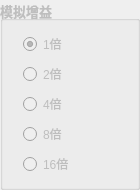
           <widget class="QGroupBox" name="m_analogGain">
            <property name="enabled">
             <bool>false</bool>
            </property>
            <property name="minimumSize">
             <size>
              <width>130</width>
              <height>0</height>
             </size>
            </property>
            <property name="maximumSize">
             <size>
              <width>140</width>
              <height>16777215</height>
             </size>
            </property>
            <property name="font">
             <font>
              <pointsize>10</pointsize>
              <weight>75</weight>
              <bold>true</bold>
             </font>
            </property>
            <property name="title">
             <string>模拟增益</string>
            </property>
            <layout class="QVBoxLayout" name="verticalLayout_4">
             <property name="leftMargin">
              <number>20</number>
             </property>
             <item>
              <widget class="QRadioButton" name="m_1">
               <property name="font">
                <font>
                 <pointsize>9</pointsize>
                 <weight>50</weight>
                 <bold>false</bold>
                </font>
               </property>
               <property name="layoutDirection">
                <enum>Qt::LeftToRight</enum>
               </property>
               <property name="text">
                <string>1倍</string>
               </property>
               <property name="checked">
                <bool>true</bool>
               </property>
              </widget>
             </item>
             <item>
              <widget class="QRadioButton" name="m_2">
               <property name="font">
                <font>
                 <pointsize>9</pointsize>
                 <weight>50</weight>
                 <bold>false</bold>
                </font>
               </property>
               <property name="layoutDirection">
                <enum>Qt::LeftToRight</enum>
               </property>
               <property name="text">
                <string>2倍</string>
               </property>
               <property name="checked">
                <bool>false</bool>
               </property>
              </widget>
             </item>
             <item>
              <widget class="QRadioButton" name="m_4">
               <property name="font">
                <font>
                 <pointsize>9</pointsize>
                 <weight>50</weight>
                 <bold>false</bold>
                </font>
               </property>
               <property name="layoutDirection">
                <enum>Qt::LeftToRight</enum>
               </property>
               <property name="text">
                <string>4倍</string>
               </property>
               <property name="checked">
                <bool>false</bool>
               </property>
              </widget>
             </item>
             <item>
              <widget class="QRadioButton" name="m_8">
               <property name="font">
                <font>
                 <pointsize>9</pointsize>
                 <weight>50</weight>
                 <bold>false</bold>
                </font>
               </property>
               <property name="layoutDirection">
                <enum>Qt::LeftToRight</enum>
               </property>
               <property name="text">
                <string>8倍</string>
               </property>
               <property name="checked">
                <bool>false</bool>
               </property>
              </widget>
             </item>
             <item>
              <widget class="QRadioButton" name="m_16">
               <property name="font">
                <font>
                 <pointsize>9</pointsize>
                 <weight>50</weight>
                 <bold>false</bold>
                </font>
               </property>
               <property name="layoutDirection">
                <enum>Qt::LeftToRight</enum>
               </property>
               <property name="text">
                <string>16倍</string>
               </property>
               <property name="checked">
                <bool>false</bool>
               </property>
              </widget>
             </item>
            </layout>
           </widget>
